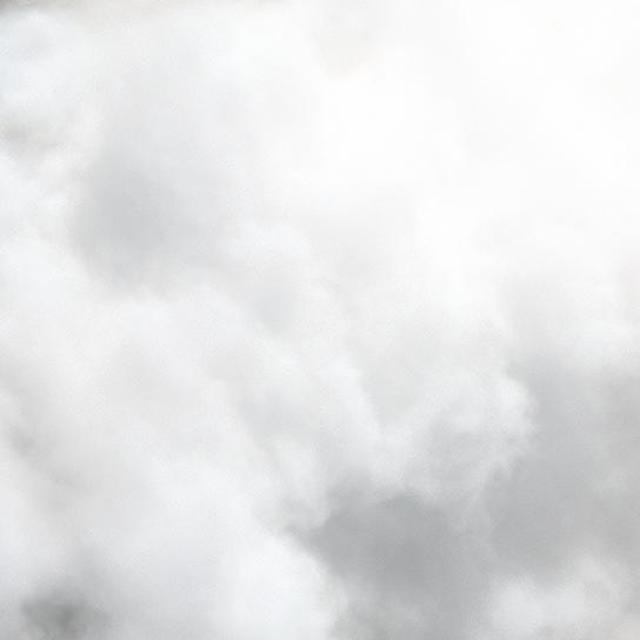
#> input picture Ai_vision_model/cloudDataset/sorted_clouds/suitable/2_1040010084614200-visual-0-13.jpg, 640 x 640 px
$ python -i cloud_analyzer.py   (imports and definitions only)
#> lines starting #> are read from the running program, lines starting #| are printed output that depends on the picture; after the words box and inside, x2 and y2 are one past the last pixel; in counts of white or black regions, pixels touching at a corner belong together
#> further down, picture is the input picture: shape (640, 640, 3); mean B, G, R 230.7, 230, 229.4
import cv2
import numpy as np
import os
from pathlib import Path
import shutil

def analyze_cloud_properties(image):
    try:
        # Convert to grayscale
        gray = cv2.cvtColor(image, cv2.COLOR_BGR2GRAY)

        # Calculate cloud coverage
        _, thresh = cv2.threshold(gray, 200, 255, cv2.THRESH_BINARY)
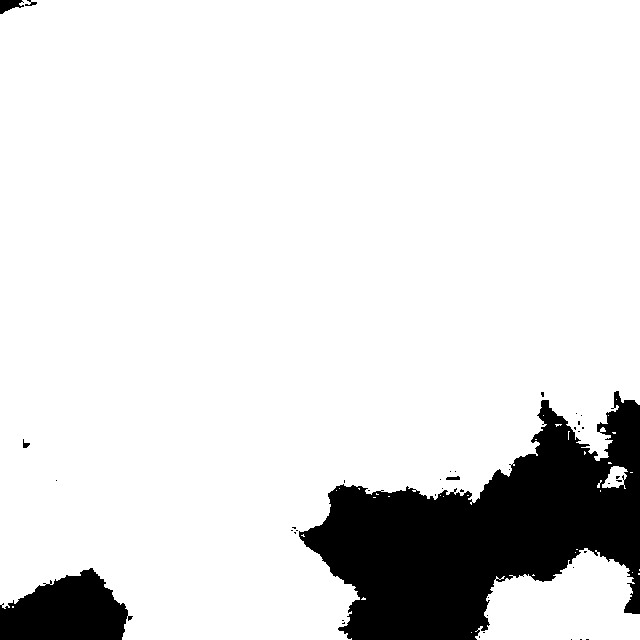
#> thresh: shape (640, 640); 87.8% white; 41 black regions (35 under 20 px), largest, box (x1, y1, x2, y2) and area: (299, 391, 640, 640) 43105, (0, 568, 133, 640) 6622, (0, 0, 24, 14) 210, (446, 476, 460, 480) 43, (25, 0, 37, 6) 34, (23, 439, 30, 448) 33
        coverage = (np.sum(thresh == 255) / (thresh.shape[0] * thresh.shape[1])) * 100
#> coverage = 87.75

        # Calculate cloud density
        hsv = cv2.cvtColor(image, cv2.COLOR_BGR2HSV)
#> hsv: shape (640, 640, 3); mean H, S, V 53.4, 1.6, 230.8
        lower_white = np.array([0, 0, 200])
        upper_white = np.array([180, 30, 255])
        mask = cv2.inRange(hsv, lower_white, upper_white)
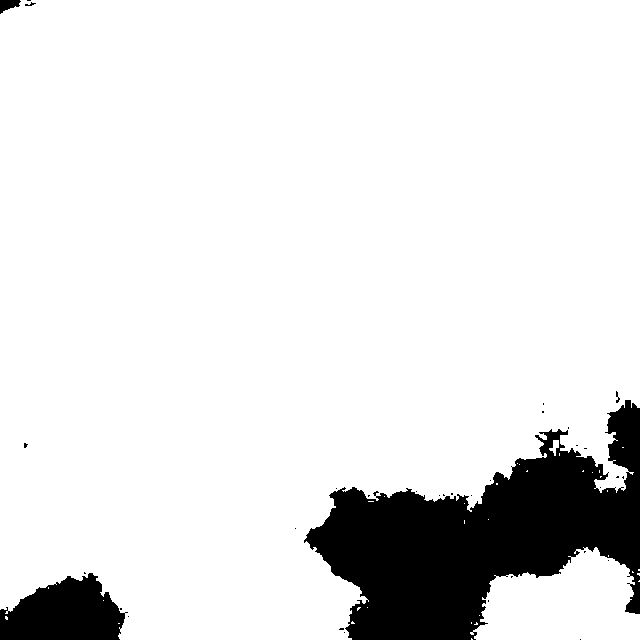
#> mask: shape (640, 640); 88.8% white; 34 black regions (29 under 20 px), largest, box (x1, y1, x2, y2) and area: (304, 400, 640, 640) 39422, (0, 573, 128, 640) 5983, (0, 0, 21, 14) 181, (616, 391, 620, 403) 24, (25, 2, 36, 6) 20
        density = (np.sum(mask == 255) / (mask.shape[0] * mask.shape[1])) * 100
#> density = 88.84

        return coverage, density
    except Exception as e:
        print(f"Error in analyze_cloud_properties: {str(e)}")
        return 0, 0

# [79 lines left out: functions is_suitable_for_seeding, analyze_dataset, not called in this run]

# [3 lines not run here, left out]

>>> import cv2
>>> picture = cv2.imread('Ai_vision_model/cloudDataset/sorted_clouds/suitable/2_1040010084614200-visual-0-13.jpg')
>>> result = analyze_cloud_properties(picture)
#> result = (87.75, 88.84)

$ run again, on Ai_vision_model/cloudDataset/sorted_clouds/suitable/2_1040010084614200-visual-2-10.jpg
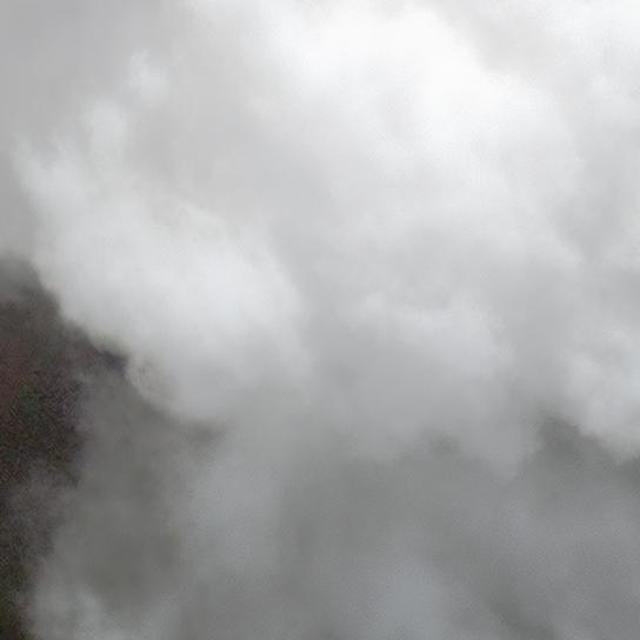
#> input picture Ai_vision_model/cloudDataset/sorted_clouds/suitable/2_1040010084614200-visual-2-10.jpg, 640 x 640 px
#> picture is the input picture: shape (640, 640, 3); mean B, G, R 174.3, 173.6, 173.1
#> in analyze_cloud_properties, `_, thresh = cv2.threshold(gray, 200, 255, cv2.THRESH_BINARY)`:
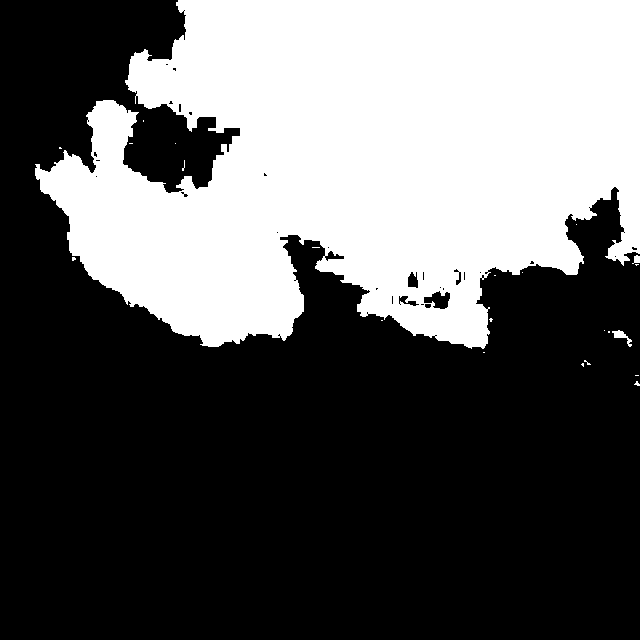
#> thresh: shape (640, 640); 37.4% white; 23 white regions (20 under 20 px), largest, box (x1, y1, x2, y2) and area: (35, 0, 640, 349) 152994, (612, 330, 632, 347) 117, (632, 255, 640, 264) 46
#> coverage = 37.42
#> hsv: shape (640, 640, 3); mean H, S, V 77.1, 5, 175.1
#> in analyze_cloud_properties, `mask = cv2.inRange(hsv, lower_white, upper_white)`:
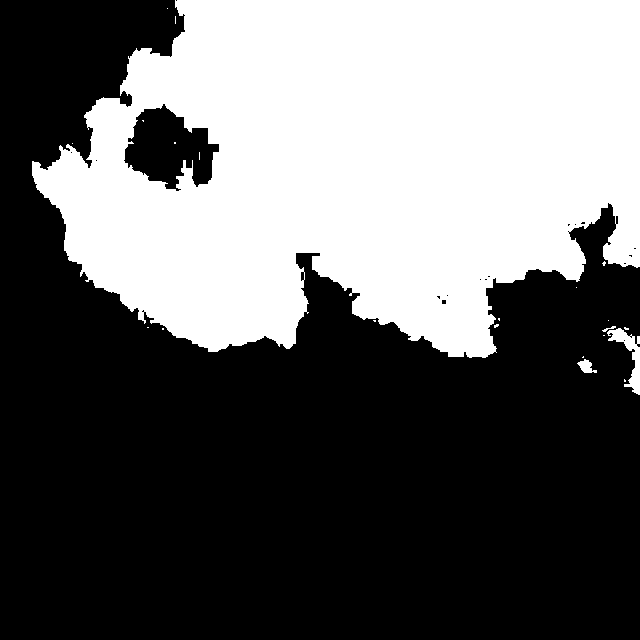
#> mask: shape (640, 640); 39.9% white; 22 white regions (18 under 20 px), largest, box (x1, y1, x2, y2) and area: (32, 0, 640, 358) 162470, (607, 328, 640, 395) 731, (577, 359, 597, 373) 153, (602, 326, 616, 332) 29
#> density = 39.91
#> result = (37.42, 39.91)

$ run again, on Ai_vision_model/cloudDataset/sorted_clouds/suitable/2_1040010084614200-visual-2-14.jpg
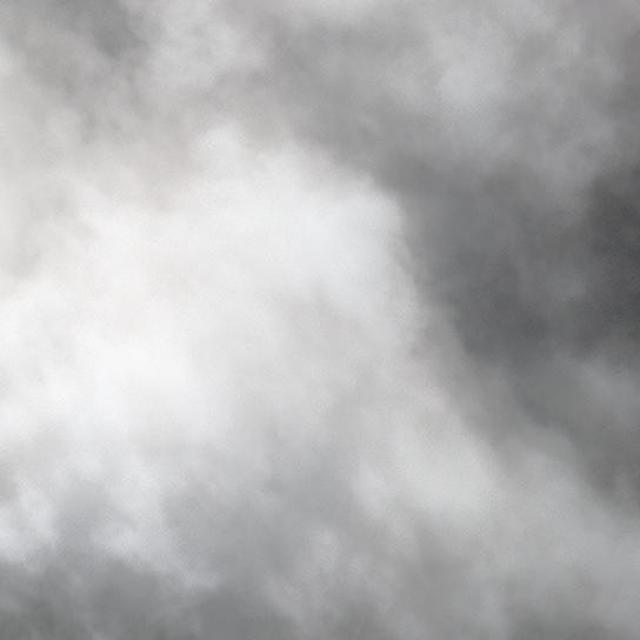
#> input picture Ai_vision_model/cloudDataset/sorted_clouds/suitable/2_1040010084614200-visual-2-14.jpg, 640 x 640 px
#> picture is the input picture: shape (640, 640, 3); mean B, G, R 179.1, 178.5, 178.4
#> in analyze_cloud_properties, `_, thresh = cv2.threshold(gray, 200, 255, cv2.THRESH_BINARY)`:
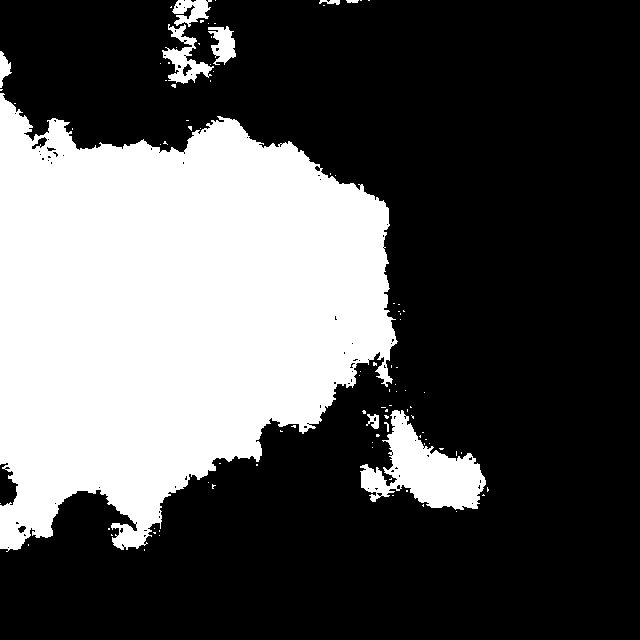
#> thresh: shape (640, 640); 32.8% white; 95 white regions (85 under 20 px), largest, box (x1, y1, x2, y2) and area: (0, 93, 398, 552) 125367, (360, 410, 486, 510) 5975, (162, 24, 214, 84) 1133
#> coverage = 32.85
#> hsv: shape (640, 640, 3); mean H, S, V 60.4, 2.4, 179.5
#> in analyze_cloud_properties, `mask = cv2.inRange(hsv, lower_white, upper_white)`:
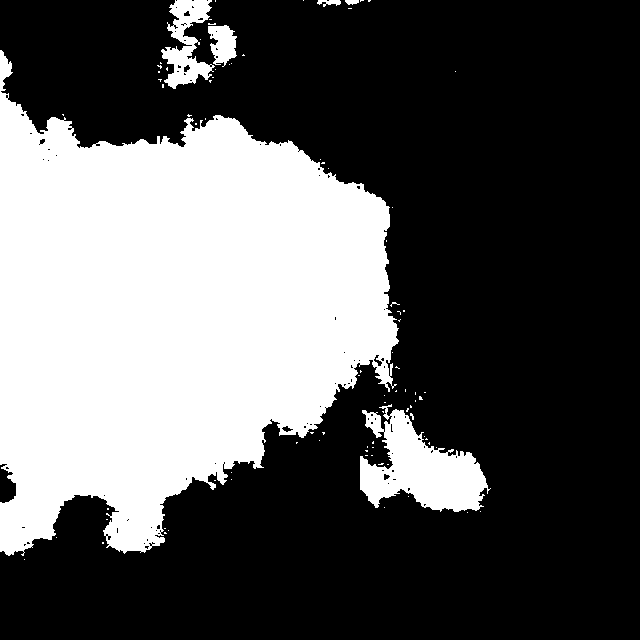
#> mask: shape (640, 640); 34.4% white; 87 white regions (81 under 20 px), largest, box (x1, y1, x2, y2) and area: (0, 50, 399, 556) 130066, (360, 404, 491, 512) 7400, (161, 0, 215, 89) 2328, (208, 25, 237, 67) 812, (317, 0, 341, 7) 100, (345, 0, 359, 5) 54
#> density = 34.44
#> result = (32.85, 34.44)
